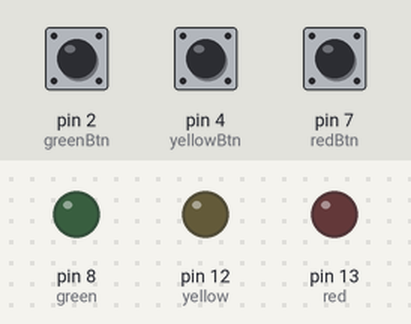
Simulated run of this sketch. Board: Arduino Uno, built with avr-gcc and run on an emulated ATmega328P. Shown: output pins drawn as LEDs (lit = HIGH). The inputs (shaded band) are chosen by the test bench; at power-on: pin 2 (greenBtn) LOW, pin 4 (yellowBtn) LOW, pin 7 (redBtn) LOW.

Above: at 1.2 s.
1.3 s: pin 2 (greenBtn) pulled HIGH for 0.15 s
At 1.37 s:
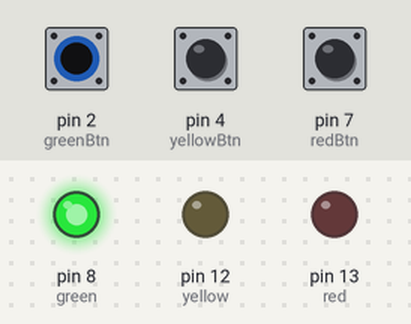
2.9 s: pin 4 (yellowBtn) pulled HIGH for 0.15 s
At 2.97 s:
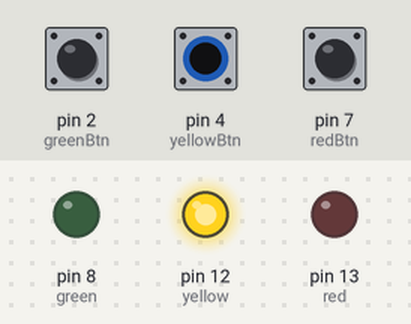
4.5 s: pin 7 (redBtn) pulled HIGH for 0.15 s
At 4.57 s:
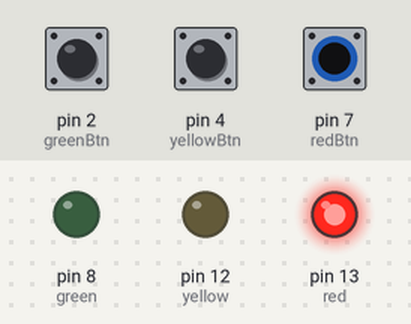
6.1 s: pin 7 (redBtn) pulled HIGH for 3.2 s
At 10.2 s:
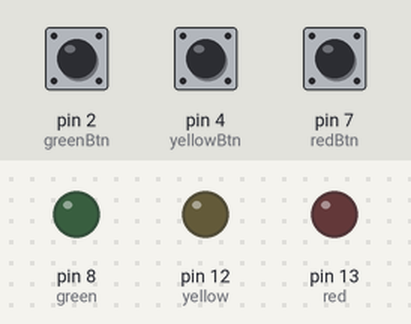
10.8 s: pin 2 (greenBtn) pulled HIGH for 3.2 s
At 11.3 s:
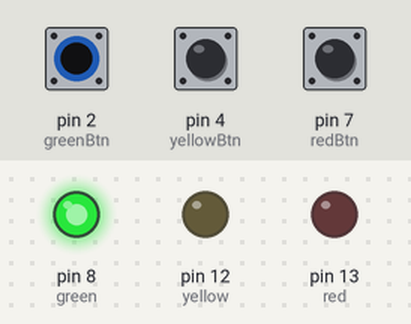
15.5 s: pin 2 (greenBtn) driven HIGH and pin 4 (yellowBtn) driven HIGH
At 16.1 s:
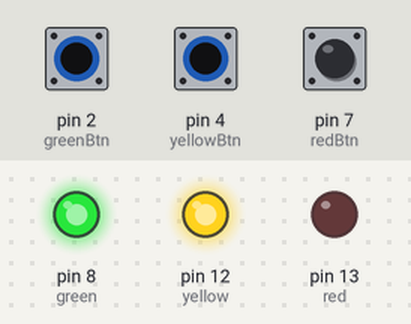
Timing chart, 0 to 18.0 s (numbered marks = the images above; inputs shaded):
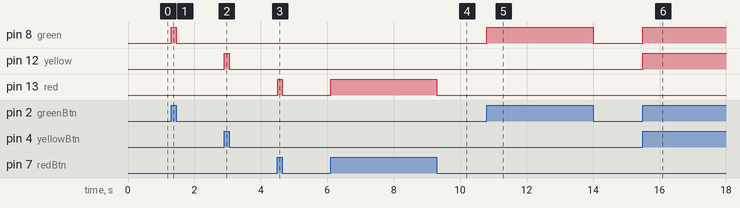

Measured:
- after the input at 1.3 s, pin 8 (green): LOW → HIGH at once, → LOW 0.15 s later
- after the input at 2.9 s, pin 12 (yellow): LOW → HIGH at once, → LOW 0.15 s later
- after the input at 4.5 s, pin 13 (red): LOW → HIGH at once, → LOW 0.15 s later
- after the input at 6.1 s, pin 13 (red): LOW → HIGH at once, → LOW 3.2 s later
- after the input at 10.8 s, pin 8 (green): LOW → HIGH at once, → LOW 3.2 s later
- after the input at 15.5 s, pin 8 (green), pin 12 (yellow): LOW → HIGH at once

The sketch:

traffic_lights_button.ino
```cpp
/*LED 3개(red, yellow, green)가 각 버튼을 누르면 점등되는 아두이노 코드를 작성하자.*/

int red =13;
int yellow =12;
int green=8;

int redBtn = 7;
int yellowBtn =4;
int greenBtn = 2;

int r, y, g;


void setup() {
  pinMode(red, OUTPUT);
  pinMode(yellow, OUTPUT);
  pinMode(green, OUTPUT);

  pinMode(redBtn, INPUT);
  pinMode(yellowBtn, INPUT);
  pinMode(greenBtn, INPUT);

}

void loop() {
  r = digitalRead(redBtn);
  y = digitalRead(yellowBtn);
  g = digitalRead(greenBtn);

  if (r == HIGH)
  {
    digitalWrite(red, HIGH);
  } else {
    digitalWrite(red, LOW);
  }

  if (y == HIGH)
  {
    digitalWrite(yellow, HIGH);
  } else {
    digitalWrite(yellow, LOW);
  }

  if (g == HIGH)
  {
    digitalWrite(green, HIGH);
  } else {
    digitalWrite(green, LOW);
  }


}
```
